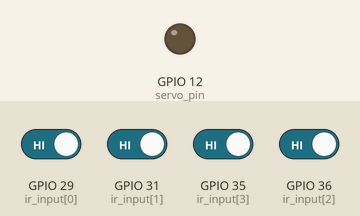
This program was run on a simulated Raspberry Pi (BCM pin numbers). On the bench: output pins drawn as LEDs (lit = HIGH). The inputs (shaded band) are chosen by the test bench; at power-on: GPIO 29 (ir_input[0]), GPIO 31 (ir_input[1]), GPIO 35 (ir_input[3]), GPIO 36 (ir_input[2]) HIGH.

Above: at 1.2 s.
1.3 s: GPIO 29 (ir_input[0]) driven LOW
At 2.4 s:
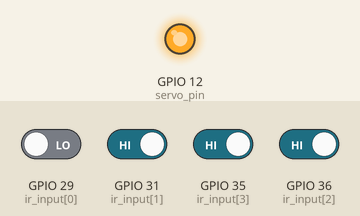
Timing chart, 0 to 4.3 s (numbered marks = the images above; inputs shaded):
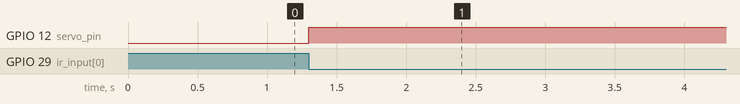

Measured:
- after the input at 1.3 s, GPIO 12 (servo_pin): LOW → HIGH at once

The program:

park.py
```python
import RPi.GPIO as GPIO
import time

GPIO.setmode(GPIO.BCM)

# Majhe x number of sensor ahet (assuming 5 sensors on pins 4,5,6,7,8 respectively)
ir_pins = [29,31,36,35] # 29 31 36 35

 # Mala na server motor control karaychi ahe (assuming low volt servo motor connected on pin 12, use relays for high power motor)
servo_pin = 12

# IR sensors madhun input
for pin in ir_pins:
    GPIO.setup(pin, GPIO.IN)

# Servo motor/relay la output
GPIO.setup(servo_pin, GPIO.OUT)

# Saglya sensor cha input check karaychay
while True:
    ir_input = [GPIO.input(pin) for pin in ir_pins]
    if all(ir_input):
        # Jar sagle IR sensors high astil at same time tar motor work nahi karnar
        time.sleep(0.1)
    elif any(ir_input):
        # If input is high motor work karel and sleep after specified seconds (assuming specified seconds as 10)
        GPIO.output(servo_pin, GPIO.HIGH)
        time.sleep(10)
        GPIO.output(servo_pin, GPIO.LOW)
    else:
        time.sleep(0.1)
```
